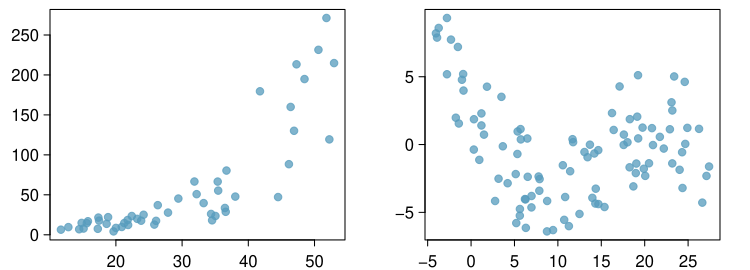

Source code (R):
library(openintro)
library(xtable)
data(COL)
set.seed(3)

myPDF("nonlinear.pdf", 7.5, 1.5*1.8, mfrow=c(1,2), mar=c(1.5, 2.5, 0.5, 1.5), mgp=c(1.7, 0.55, 0))
x <- runif(50, 5, 15)^1.5
f <- function(x, sd=0.5) {
  exp(1 + 0.08*x + rnorm(length(x), sd=sd))
}
y <- f(x)
plot(x, y, pch=19, col=COL[1,2], xlab="", ylab="")
x <- seq(0, 25, 0.05)^1.5
y <- f(x, 0)
#lines(x, y)

x <- runif(100, -5, 28)
f <- function(x) {
  2 - 1.3*x + 0.1*x^2 - 0.002*x^3
}
y <- f(x) + rnorm(100, sd=2)
plot(x, y, pch=19, col=COL[1,2], xlab="", ylab="")
x <- seq(-10, 35, 0.1)
lines(x, f(x), col="#00000000")

# x <- 2*runif(50, -5, 28) + 12
# f <- function(x, sd=0.5) {
  # x <- x/2 - 12
  # exp(-0.3*(2 - 1.3*x + 0.1*x^2 - 0.002*x^3) + rnorm(length(x), sd=sd))
# }
# y <- f(x)
# plot(x, y, pch=19, col=COL[1,2], xlab="", ylab="")
# x <- 2*seq(-10, 35, 0.1) + 12
# lines(x, f(x, 0), col="#00000000")

dev.off()




set.seed(3)
myPDF("nonlinear1-1.pdf", 2*7.5/3, 2*1.8, mar=c(3.2, 3.5, 0.5, 1.5), mgp=c(2.1, 0.55, 0))
x1 <- runif(50, 5, 15)^1.5
f <- function(x, sd=0.5) {
  exp(1 + 0.08*x + rnorm(length(x), sd=sd))
}
y1 <- f(x1)
plot(x1, y1, pch=19, col=COL[1,2], xlab="x", ylab="")
mtext("y", 2, 2.8)
x <- seq(0, 25, 0.05)^1.5
y <- f(x, 0)
#lines(x, y)

dev.off()

myPDF("nonlinear1-2.pdf", 2*2*7.5/3, 2*1.8, mar=c(3.2, 3.5, 0.5, 1.5), mgp=c(2.1, 0.55, 0), mfrow=c(1,2))
histPlot(x1, xlab="x", ylab="", col=COL[1])
histPlot(y1, xlab="y", ylab="", col=COL[1])
dev.off()

myPDF("nonlinear1-3.pdf", 2*7.5/3, 2*1.8, mar=c(3.2, 3.5, 0.5, 1.5), mgp=c(2.1, 0.55, 0))
plot(x1, log(y1), pch=19, col=COL[1,2], xlab="x", ylab="")
par(las=0)
mtext("y* = log(y)", 2, 2.45)
lm(log(y1) ~ x1)
dev.off()

myPDF("nonlinear1-4.pdf", 2*7.5/3, 2*1.8, mar=c(3.2, 3.5, 0.5, 1.5), mgp=c(2.1, 0.55, 0))
plot(x1, y1, pch=19, col=COL[1,2], xlab="x", ylab="")
mtext("y", 2, 2.8)
lines(x, y)
dev.off()



#_____ Set 2 _____#
x2 <- runif(100, -5, 28)
f <- function(x) {
  2 - 1.3*x + 0.1*x^2 - 0.002*x^3
}
y2 <- f(x2) + rnorm(100, sd=2)
x <- seq(-10, 35, 0.1)
y <- f(x)


myPDF("nonlinear2-1.pdf", 2*7.5/3, 2*1.8, mar=c(3.2, 3.5, 0.5, 1.5), mgp=c(2.1, 0.55, 0))
plot(x2, y2, pch=19, col=COL[1,2], xlab="x", ylab="")
mtext("y", 2, 2.8)
#lines(x, y)
dev.off()

myPDF("nonlinear2-2.pdf", 2*7.5/3, 2*1.8, mar=c(3.2, 3.5, 0.5, 1.5), mgp=c(2.1, 0.55, 0))
plot(x2, y2, pch=19, col=COL[1,2], xlab="x", ylab="")
mtext("y", 2, 2.8)
#lines(x, y)
(g <- lm(y2 ~ x2))
xtable(g)
abline(g)
dev.off()

myPDF("nonlinear2-3.pdf", 2*7.5/3, 2*1.8, mar=c(3.2, 3.5, 0.5, 1.5), mgp=c(2.1, 0.55, 0))
plot(x2, y2, pch=19, col=COL[1,2], xlab="x", ylab="")
mtext("y", 2, 2.8)
#lines(x, y)
x2. <- x2^2
(g <- lm(y2 ~ x2 + x2.))
xtable(g)
lines(x, predict(object=g, data.frame(x2=x, x2.=x^2)))
dev.off()

myPDF("nonlinear2-4.pdf", 2*7.5/3, 3.3*1.8, mar=c(3.7, 3.5, 1.5, 1.5), mgp=c(2.1, 0.55, 0))
layout(1:2, 1, c(2, 1.3))
plot(x2, y2, pch=19, col=COL[1,2], xlab="x", ylab="")
mtext("y", 2, 2.8)
#lines(x, y)
x2.. <- x2^3
(g <- lm(y2 ~ x2 + x2. + x2..))
xtable(g)
lines(x, predict(object=g, data.frame(x2=x, x2.=x^2, x2..=x^3)))
plot(x2, g$res, pch=19, col=COL[1,2], xlab="x", ylab="", ylim=c(-6, 6), axes=FALSE)
mtext("residuals", 2, 2.8)
abline(h=0, col=COL[6], lty=2)
box()
axis(1)
axis(2, at=c(-6, -3, 0, 3, 6))
dev.off()
